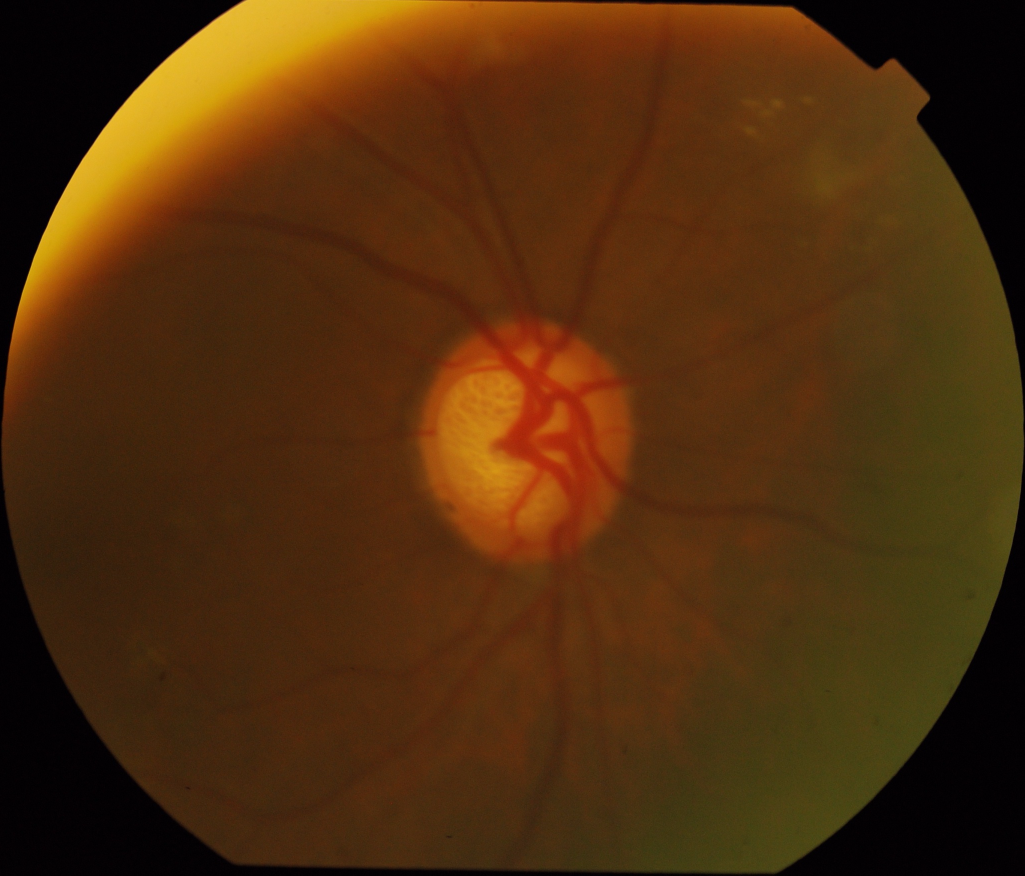
#> input picture DRISTHI-DATASET/Drishti-GS1_files/Test/Images/drishtiGS_001.png, 2049 x 1751 px (shown at 1/2 size); its folder holds only this picture in this run
$ python -i CDR_calc.py   (imports and definitions only)
#> lines starting #> are read from the running program, lines starting #| are printed output that depends on the picture; after the words box and inside, x2 and y2 are one past the last pixel; in counts of white or black regions, pixels touching at a corner belong together
#> further down, picture is the input picture: shape (1751, 2049, 3); mean B, G, R 13.1, 45.7, 79.9
from scipy import signal
import cv2
import sys
import glob
import pandas as pd
from sklearn.linear_model import LogisticRegression
from sklearn.metrics import f1_score
import os
from PIL import Image
import xlrd
import math
from pylab import*
from scipy import signal
import numpy as np
from matplotlib import pyplot as plt
from skimage.feature import graycomatrix, graycoprops
from skimage import data
from skimage import io
import matplotlib.image as mpimg
import matplotlib.cm as cm
import scipy.ndimage as ndimage


def load_image(path):
    # returns an image of dtype int in range [0, 255]
    return np.asarray(Image.open(path))

#function to load image and their name
# [51 lines left out: functions load_set, extract_DRISHTI_GS_train, not called in this run]
    #This functions returns the data images,their names and the corresponding cdr values of each expert in order

def is_near_perimeter(coord, image_shape, threshold):
    x, y = coord
    height = image_shape[0]
    width = image_shape[1]
    return ((x < threshold) or (y < threshold) or (x > (width - threshold)) or (y > (height - threshold)))

def isolate_ROI(image):
    #io.imshow(image)
    b,g,r = cv2.split(image)
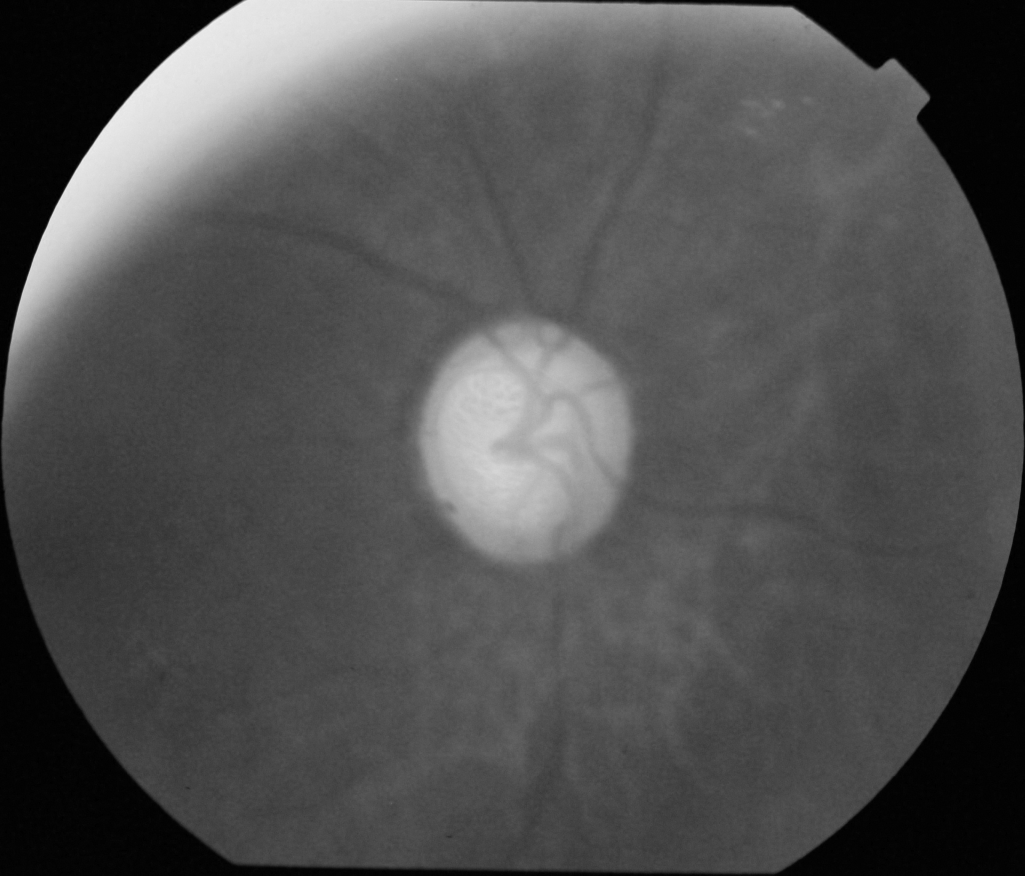
#> r: shape (1751, 2049) (shown at 1/2 size); min 0, max 239, mean 79.9
    g = cv2.GaussianBlur(g,(15,15),0)
    kernel = cv2.getStructuringElement(cv2.MORPH_ELLIPSE,(15,15))
    g = ndimage.grey_opening(g,structure=kernel)
    (minVal, maxVal, minLoc, maxLoc) = cv2.minMaxLoc(g)
#> minVal = 1; maxVal = 185; minLoc = (0, 0); maxLoc = (409, 68)
    #print(maxLoc)

    if is_near_perimeter(maxLoc, image.shape, 143):
#> in is_near_perimeter, `x, y = coord`: x = 409; y = 68
        return np.asarray(image[400:1400,500:1600,:])

    # width of image size to extract region of interest
    half_width = 550
    half_height = 500
    x0 = int(maxLoc[0])-half_width
    y0 = int(maxLoc[1])-half_height
    x1 = int(maxLoc[0])+half_width
    y1 = int(maxLoc[1])+half_height
    return np.asarray(image[y0:y1,x0:x1])

def imshow(image):
  image_rgb = cv2.cvtColor(image, cv2.COLOR_BGR2RGB)
  io.imshow(image_rgb)

def convert(img):
    imin = img.min()
    imax = img.max()

    a = (255 - 0) / (imax - imin)
    b = 255 - a * imax
    new_img = (a * img + b).astype(np.uint8)
    return new_img


# FUNCTION TO SEGMENT CUP AND DISK
def segment(image, show_segmented = False):
    # use diff method for extracting region of interest
    #image = image[400:1400,500:1600,:]
    image = isolate_ROI(image)
    clahe = cv2.createCLAHE(clipLimit=2.0, tileGridSize=(10,10))
    Abo,Ago,Aro = cv2.split(image)  #splitting into 3 channels
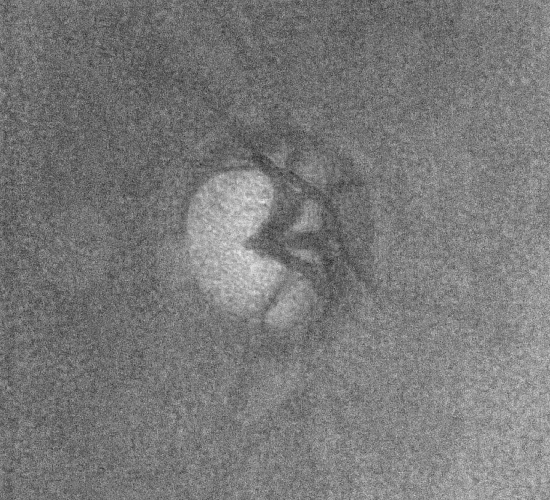
#> Abo: shape (1000, 1100) (shown at 1/2 size); min 0, max 29, mean 13.8; drawn with min black and max white
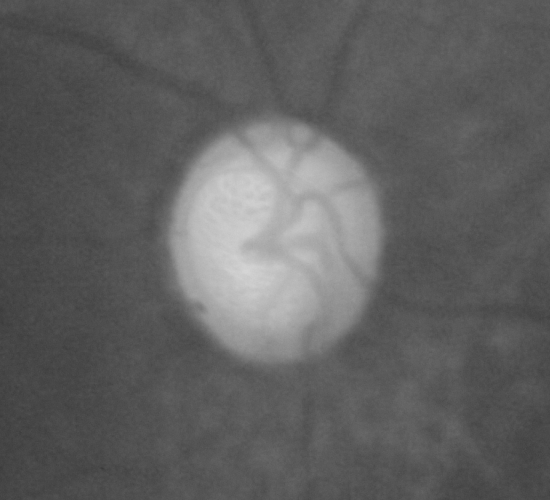
#> Aro: shape (1000, 1100) (shown at 1/2 size); min 57, max 216, mean 96.4
    #Aro = clahe.apply(Aro)
    Ago = clahe.apply(Ago)
    M = 60    #filter size
    filter = signal.gaussian(M, std=6) #Gaussian Window
    filter=filter/sum(filter)
    STDf = filter.std()  #It'standard deviation


    Ar = Aro - Aro.mean() - Aro.std() #Preprocessing Red
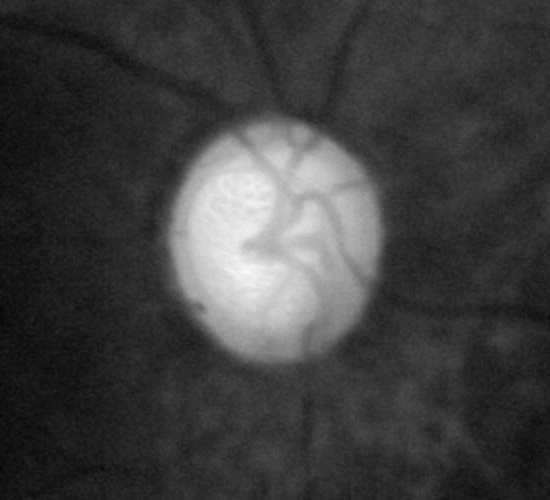
#> Ar: shape (1000, 1100) float64 (shown at 1/2 size); min -70.79, max 88.21, mean -31.4; drawn with min black and max white

    Mr = Ar.mean()                           #Mean of preprocessed red
#> Mr = -31.37
    SDr = Ar.std()                           #SD of preprocessed red
#> SDr = 31.37
    Thr = 0.5*M - STDf - Ar.std()            #Optic disc Threshold
#> Thr = -1.4
    #print(Thr)

    Ag = Ago - Ago.mean() - Ago.std()		 #Preprocessing Green
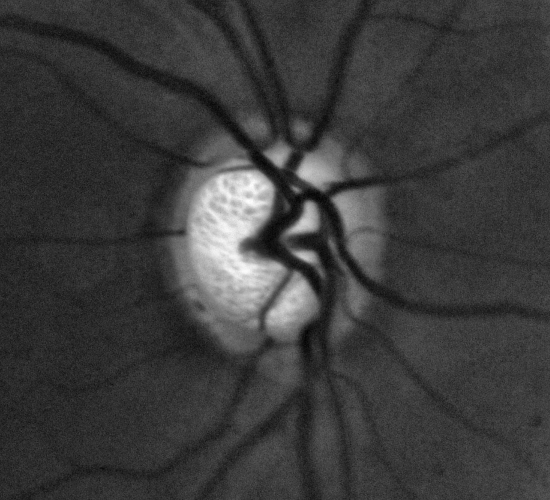
#> Ag: shape (1000, 1100) float64 (shown at 1/2 size); min -69.1, max 119.9, mean -24.7; drawn with min black and max white
    Mg = Ag.mean()                           #Mean of preprocessed green
#> Mg = -24.69
    SDg = Ag.std()                           #SD of preprocessed green
#> SDg = 24.69
    Thg = 0.5*Mg +2*STDf + 2*SDg + Mg        #Optic Cup Threshold
#> Thg = 12.39


    r,c = Ag.shape
#> r = 1000; c = 1100
    disk_segmented = np.zeros(shape=(r,c)) #Segmented disc image initialization
    cup_segmented = np.zeros(shape=(r,c)) #Segmented cup image initialization

    #Using obtained threshold for thresholding of the fundus image
    for i in range(1,r):
        for j in range(1,c):
            if Ar[i,j]>Thr:
                disk_segmented[i,j]=255
            else:
                disk_segmented[i,j]=0
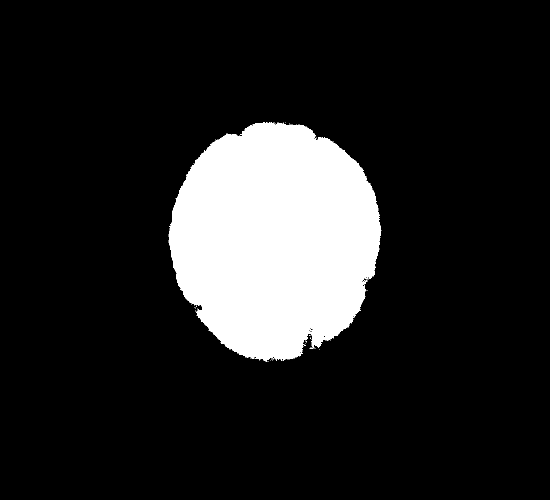
#> disk_segmented: shape (1000, 1100) float64 (shown at 1/2 size); 14% white; 41 white regions (40 under 20 px), largest, box (x1, y1, x2, y2) and area: (337, 244, 763, 723) 153801

    for i in range(1,r):
        for j in range(1,c):

            if Ag[i,j]>Thg:
                cup_segmented[i,j]=1
            else:
                cup_segmented[i,j]=0
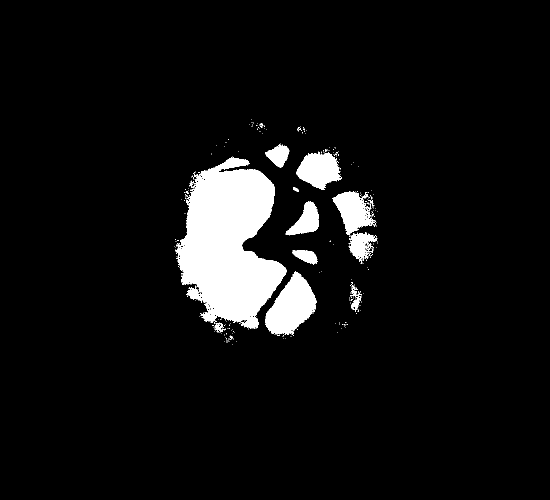
#> cup_segmented: shape (1000, 1100) float64 (shown at 1/2 size); values 0 (black) and 1 (white), 6.5% white; 306 white regions (290 under 20 px), largest, box (x1, y1, x2, y2) and area: (353, 315, 574, 658) 47459, (530, 543, 634, 671) 7665, (592, 303, 681, 380) 4422

    # plots segmented images (without predefined borders)
    if show_segmented == True:
        fig, axs = plt.subplots(1, 3, figsize=(10, 5))
        axs[0].imshow(cv2.cvtColor(image, cv2.COLOR_BGR2RGB))
        axs[0].set_title("ROI")
        axs[0].axis('off')
        axs[1].imshow(disk_segmented)
        axs[1].set_title("Segmented Optic Disc")
        axs[1].axis('off')
        axs[2].imshow(cup_segmented)
        axs[2].set_title("Segmented Optic Cup")
        axs[2].axis('off')
        plt.show()


    cup_segmented = convert(cup_segmented)
    disk_segmented = convert(disk_segmented)

    #print("Image Type:", disk_segmented.dtype, cup_segmented.dtype)
    return disk_segmented, cup_segmented


# FUNCTION TO CALCULATE CDR

# [94 lines left out: function cdr, not called in this run]

>>> import cv2
>>> picture = cv2.imread('DRISTHI-DATASET/Drishti-GS1_files/Test/Images/drishtiGS_001.png')
>>> result = segment(picture)

$ run again, on DRISTHI-DATASET/Drishti-GS1_files/Test/Images/drishtiGS_003.png
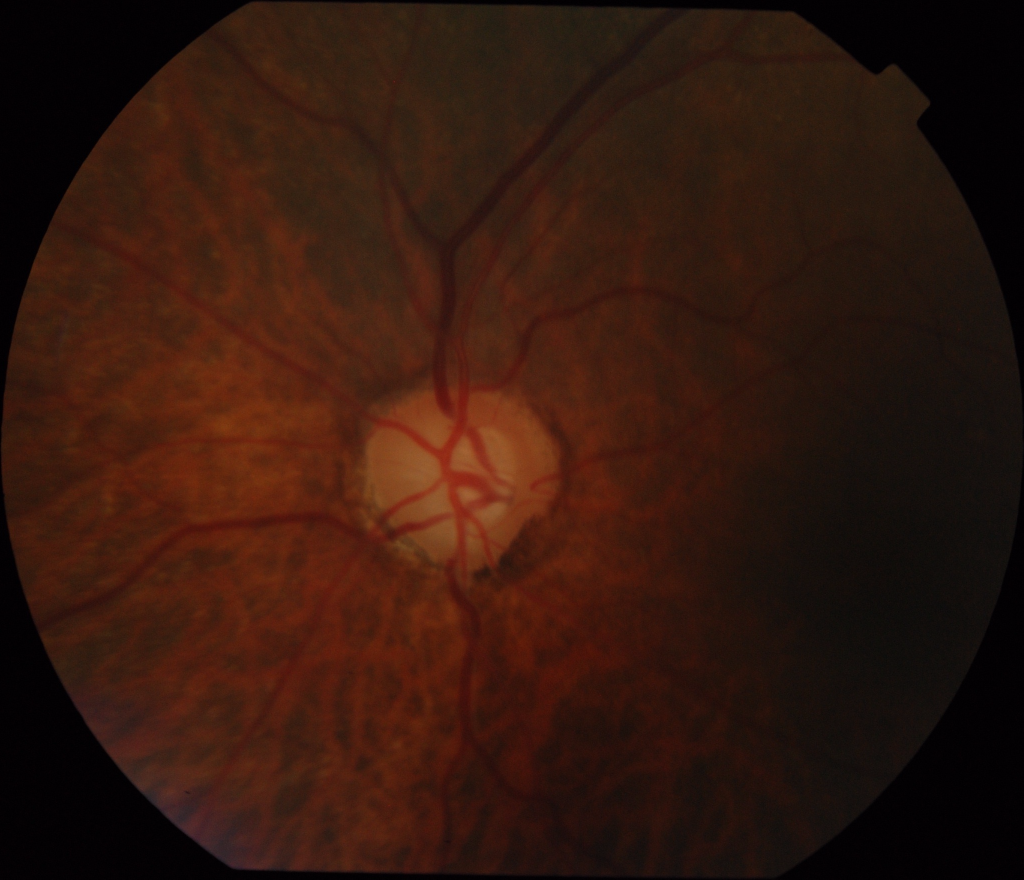
#> input picture DRISTHI-DATASET/Drishti-GS1_files/Test/Images/drishtiGS_003.png, 2047 x 1759 px (shown at 1/2 size)
#> picture is the input picture: shape (1759, 2047, 3); mean B, G, R 13.8, 23.8, 50.8
#> minVal = 1; maxVal = 91; minLoc = (0, 0); maxLoc = (928, 899)
#> x = 928; y = 899
#> half_width = 550
#> x0 = 378
#> y0 = 399
#> x1 = 1478
#> y1 = 1399
#> Mr = -24.74
#> SDr = 24.74
#> Thr = 5.24
#> in segment, `Ag = Ago - Ago.mean() - Ago.std()`:
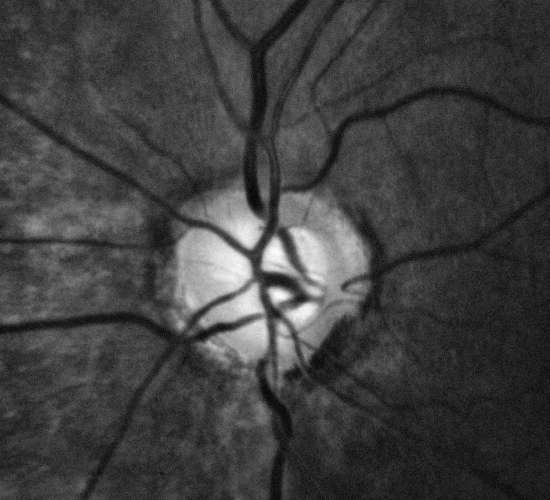
#> Ag: shape (1000, 1100) float64 (shown at 1/2 size); min -62.98, max 97.02, mean -22.8; drawn with min black and max white
#> Mg = -22.81
#> SDg = 22.81
#> Thg = 11.45
#> after the loop in segment, `for i in range(1,r):`:
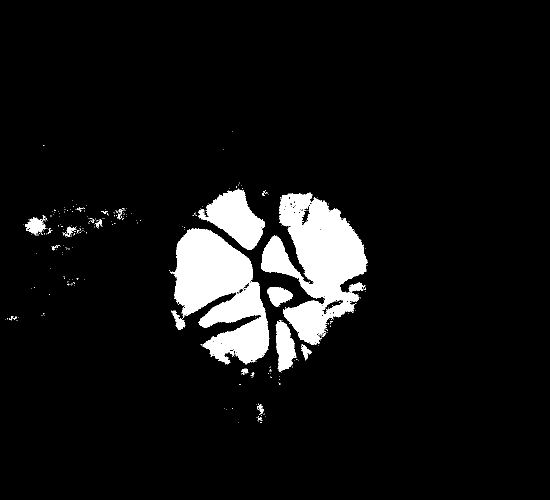
#> cup_segmented: shape (1000, 1100) float64 (shown at 1/2 size); values 0 (black) and 1 (white), 7.2% white; 319 white regions (298 under 20 px), largest, box (x1, y1, x2, y2) and area: (522, 385, 735, 690) 32862, (340, 457, 539, 729) 31302, (396, 377, 530, 500) 8281
